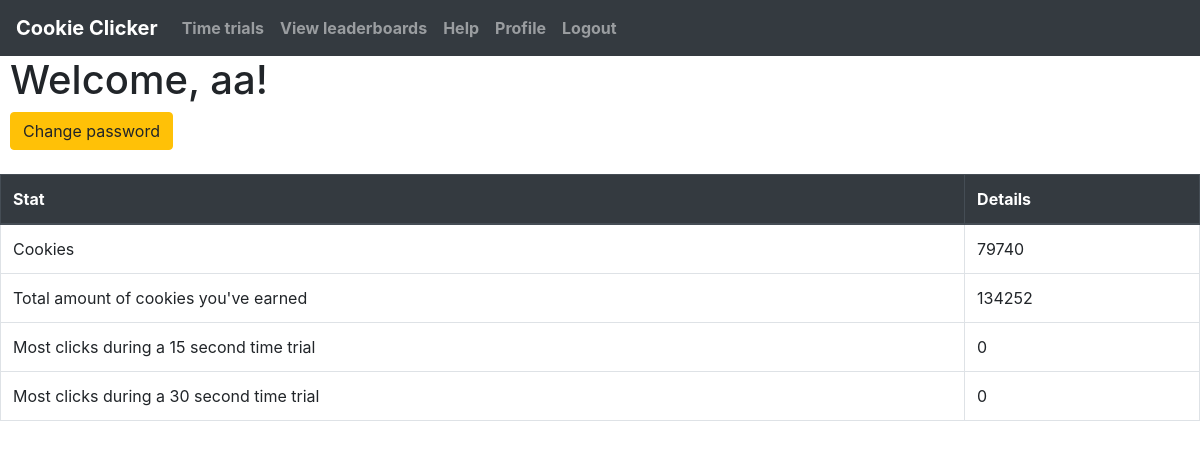
The page /profile (signed in) on the database as committed earlier.
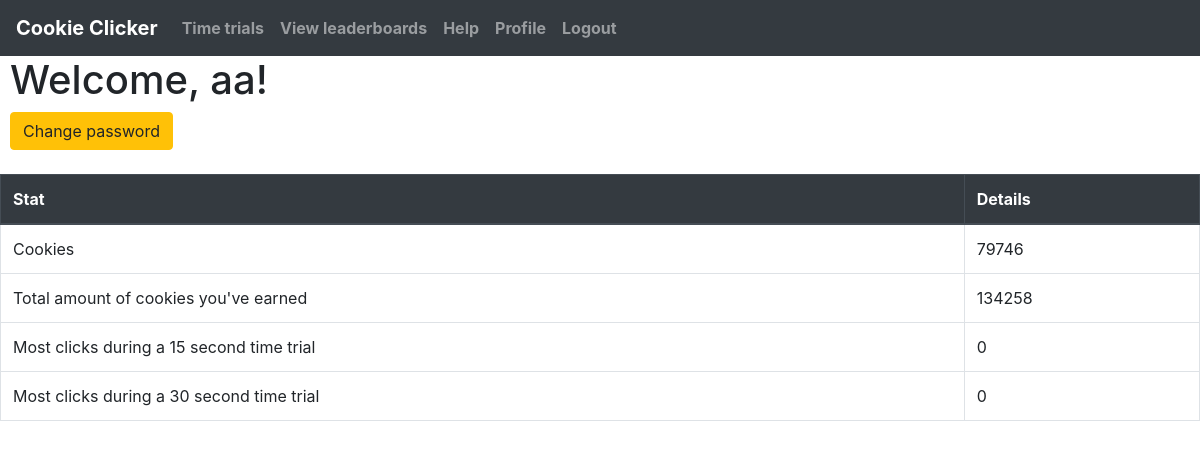
The same page on the database as committed later.
### tables this page shows
CREATE TABLE accounts(
            username TEXT,
            password TEXT,
            clicks INTEGER,
            total_clicks INTEGER,
            perk_0_lvl INTEGER,
            perk_1_lvl INTEGER,
            perk_2_lvl INTEGER,
            perk_3_lvl INTEGER,
            achievements_earned_ids TEXT,
            trial_15_sec INTEGER,
            trial_30_sec INTEGER
        );

### app.py (the view)
@app.route('/profile')
@login_required
def profile():
	username = session['username']
	cookies = db_ops.get_clicks(username) # a tuple, index 0 is cookies, index 1 is total_cookies
	trials = db_ops.get_trial_data(username) #same here
	return render_template("profile.html",
		name = username, cookies = cookies[0], total_cookies = cookies[1],
		trial_15_sec = trials[0], trial_30_sec = trials[1])

### app.py (called while the page is built)
def login_required(f):
    @wraps(f)
    def wrap(*args, **kwargs):
        if 'username' in session:
            return f(*args, **kwargs)
        else:
            session['prev_url'] = url_for(f"{f.__name__}")
            return redirect(url_for('home'))
    return wrap

### utl/db_ops.py (called while the page is built)
def get_clicks(username):
    db = sqlite3.connect(DB_FILE)
    c = db.cursor()
    c.execute("SELECT clicks FROM accounts WHERE username = (?)", (username,))
    cookies = c.fetchall()[0][0]
    c.execute("SELECT total_clicks FROM accounts WHERE username = (?)", (username,))
    total_cookies = c.fetchall()[0][0]
    db.close()
    return cookies, total_cookies

def get_trial_data(username):
    db = sqlite3.connect(DB_FILE)
    c = db.cursor()
    c.execute("SELECT trial_15_sec FROM accounts WHERE username = (?)", (username,))
    trial_15_sec = c.fetchall()[0][0]
    c.execute("SELECT trial_30_sec FROM accounts WHERE username = (?)", (username,))
    trial_30_sec = c.fetchall()[0][0]
    db.close()
    return trial_15_sec, trial_30_sec

### templates/profile.html
{% extends "base.html" %}
{% block content %}
  <h1>Welcome, {{ name }}! </h1>
  <a href="/changepw" class="btn btn-warning">Change password</a>
  <br><br>
  <table class="table table-hover table-bordered">
    <thead class="thead-dark"><tr>
      <th>Stat</th>
      <th>Details</th>
    </tr></thead>
    <tr>
      <td>Cookies</td>
      <td>{{ cookies }}</td>
    </tr>
    <tr>
      <td>Total amount of cookies you've earned</td>
      <td>{{ total_cookies }}</td>
    </tr>
    <tr>
      <td>Most clicks during a 15 second time trial</td>
      <td>{{ trial_15_sec }}</td>
    </tr>
    <tr>
      <td>Most clicks during a 30 second time trial</td>
      <td>{{ trial_30_sec }}</td>
    </tr>
  </table>
  <br><br><br>
{% endblock content %}

### templates/base.html (shortened to what this page needs)
<!DOCTYPE html>
<html lang="en">
<head>
  <link rel="stylesheet" href="https://stackpath.bootstrapcdn.com/bootstrap/4.4.1/css/bootstrap.min.css">
  <link rel="stylesheet" type="text/css" href="static/styles/cover.css">
  <link rel="stylesheet" type="text/css" href="static/styles/mystyle.css">
</head>
<body>
  {% set msgs = get_flashed_messages() %}
  <nav class="navbar navbar-expand-sm navbar-dark bg-dark font-weight-bold">
    <a class="navbar-brand" href="../">Cookie Clicker</a>
    <ul class="navbar-nav">
      <li><a class="nav-link" href="../trial">Time trials</a></li>
      <li><a class="nav-link" href="../leaderboards">View leaderboards</a></li>
      <li><a class="nav-link" href="../help">Help</a></li>
      <li><a class="nav-link" href="../profile">Profile</a></li>
      <li><a class="nav-link" href="../logout">Logout</a></li>
    </ul>
  </nav>
  {% block content %}
  {% endblock content %}
</body>
</html>

### static/styles/mystyle.css (style rules this page uses)
html, body { min-height: 100%; }
body { height: 100vh; }
h1, h2, h3, h4, h5, th, td, form, p, .btn-warning { margin-left: 10px; margin-right: 10px; }

Rows that differ between the two databases and show on the page:
changed accounts: clicks "79740" → "79746"; total_clicks "134252" → "134258"
